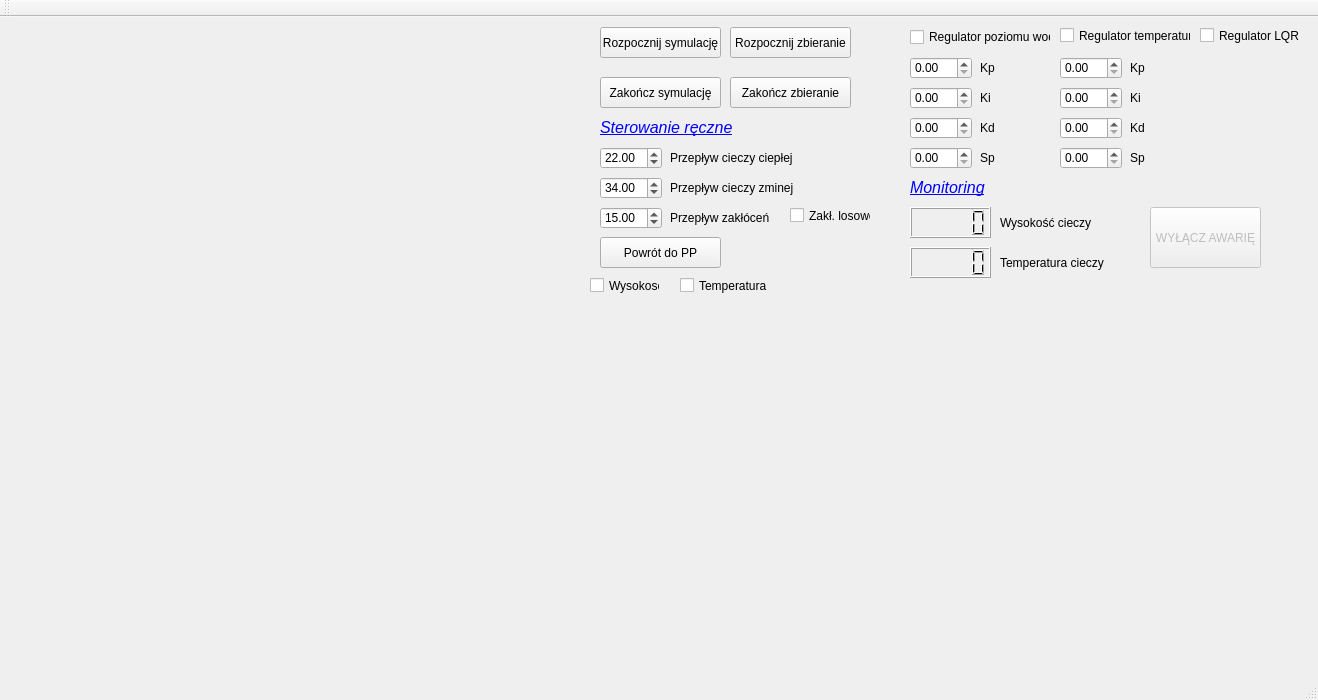
<?xml version="1.0" encoding="UTF-8"?>
<ui version="4.0">
 <class>MainWindow</class>
 <widget class="QMainWindow" name="MainWindow">
  <property name="enabled">
   <bool>true</bool>
  </property>
  <property name="geometry">
   <rect>
    <x>0</x>
    <y>0</y>
    <width>1318</width>
    <height>700</height>
   </rect>
  </property>
  <property name="windowTitle">
   <string>Symulacja przepływu w zbiorniku</string>
  </property>
  <widget class="QWidget" name="centralWidget">
   <widget class="QDoubleSpinBox" name="Fc">
    <property name="geometry">
     <rect>
      <x>600</x>
      <y>160</y>
      <width>62</width>
      <height>22</height>
     </rect>
    </property>
    <property name="maximum">
     <double>150.000000000000000</double>
    </property>
    <property name="singleStep">
     <double>0.500000000000000</double>
    </property>
    <property name="value">
     <double>34.000000000000000</double>
    </property>
   </widget>
   <widget class="QDoubleSpinBox" name="Fh">
    <property name="geometry">
     <rect>
      <x>600</x>
      <y>130</y>
      <width>62</width>
      <height>22</height>
     </rect>
    </property>
    <property name="maximum">
     <double>150.000000000000000</double>
    </property>
    <property name="singleStep">
     <double>0.500000000000000</double>
    </property>
    <property name="value">
     <double>22.000000000000000</double>
    </property>
   </widget>
   <widget class="QDoubleSpinBox" name="Fd">
    <property name="geometry">
     <rect>
      <x>600</x>
      <y>190</y>
      <width>62</width>
      <height>22</height>
     </rect>
    </property>
    <property name="maximum">
     <double>40.000000000000000</double>
    </property>
    <property name="singleStep">
     <double>0.500000000000000</double>
    </property>
    <property name="value">
     <double>15.000000000000000</double>
    </property>
   </widget>
   <widget class="QPushButton" name="pp">
    <property name="geometry">
     <rect>
      <x>600</x>
      <y>220</y>
      <width>121</width>
      <height>31</height>
     </rect>
    </property>
    <property name="text">
     <string>Powrót do PP</string>
    </property>
   </widget>
   <widget class="QLCDNumber" name="wysokosc">
    <property name="geometry">
     <rect>
      <x>910</x>
      <y>190</y>
      <width>81</width>
      <height>31</height>
     </rect>
    </property>
   </widget>
   <widget class="QLCDNumber" name="temperatura">
    <property name="geometry">
     <rect>
      <x>910</x>
      <y>230</y>
      <width>81</width>
      <height>31</height>
     </rect>
    </property>
   </widget>
   <widget class="QLabel" name="label">
    <property name="geometry">
     <rect>
      <x>670</x>
      <y>130</y>
      <width>131</width>
      <height>21</height>
     </rect>
    </property>
    <property name="text">
     <string>Przepływ cieczy ciepłej</string>
    </property>
   </widget>
   <widget class="QLabel" name="label_2">
    <property name="geometry">
     <rect>
      <x>670</x>
      <y>160</y>
      <width>131</width>
      <height>21</height>
     </rect>
    </property>
    <property name="text">
     <string>Przepływ cieczy zminej</string>
    </property>
   </widget>
   <widget class="QLabel" name="label_3">
    <property name="geometry">
     <rect>
      <x>670</x>
      <y>190</y>
      <width>131</width>
      <height>21</height>
     </rect>
    </property>
    <property name="text">
     <string>Przepływ zakłóceń</string>
    </property>
   </widget>
   <widget class="QLabel" name="label_4">
    <property name="geometry">
     <rect>
      <x>1000</x>
      <y>190</y>
      <width>131</width>
      <height>31</height>
     </rect>
    </property>
    <property name="text">
     <string>Wysokość cieczy </string>
    </property>
   </widget>
   <widget class="QLabel" name="label_5">
    <property name="geometry">
     <rect>
      <x>1000</x>
      <y>230</y>
      <width>131</width>
      <height>31</height>
     </rect>
    </property>
    <property name="text">
     <string>Temperatura cieczy</string>
    </property>
   </widget>
   <widget class="QDoubleSpinBox" name="kp">
    <property name="geometry">
     <rect>
      <x>910</x>
      <y>40</y>
      <width>62</width>
      <height>22</height>
     </rect>
    </property>
    <property name="maximum">
     <double>300.000000000000000</double>
    </property>
    <property name="singleStep">
     <double>0.500000000000000</double>
    </property>
   </widget>
   <widget class="QDoubleSpinBox" name="ki">
    <property name="geometry">
     <rect>
      <x>910</x>
      <y>70</y>
      <width>62</width>
      <height>22</height>
     </rect>
    </property>
    <property name="singleStep">
     <double>0.500000000000000</double>
    </property>
   </widget>
   <widget class="QDoubleSpinBox" name="kd">
    <property name="geometry">
     <rect>
      <x>910</x>
      <y>100</y>
      <width>62</width>
      <height>22</height>
     </rect>
    </property>
    <property name="singleStep">
     <double>0.500000000000000</double>
    </property>
   </widget>
   <widget class="QDoubleSpinBox" name="sp">
    <property name="geometry">
     <rect>
      <x>910</x>
      <y>130</y>
      <width>62</width>
      <height>22</height>
     </rect>
    </property>
    <property name="maximum">
     <double>30.000000000000000</double>
    </property>
    <property name="singleStep">
     <double>0.500000000000000</double>
    </property>
   </widget>
   <widget class="QLabel" name="label_6">
    <property name="geometry">
     <rect>
      <x>980</x>
      <y>70</y>
      <width>16</width>
      <height>21</height>
     </rect>
    </property>
    <property name="text">
     <string>Ki</string>
    </property>
   </widget>
   <widget class="QLabel" name="label_7">
    <property name="geometry">
     <rect>
      <x>980</x>
      <y>100</y>
      <width>16</width>
      <height>21</height>
     </rect>
    </property>
    <property name="text">
     <string>Kd</string>
    </property>
   </widget>
   <widget class="QLabel" name="label_8">
    <property name="geometry">
     <rect>
      <x>980</x>
      <y>40</y>
      <width>16</width>
      <height>21</height>
     </rect>
    </property>
    <property name="text">
     <string>Kp</string>
    </property>
   </widget>
   <widget class="QLabel" name="label_9">
    <property name="geometry">
     <rect>
      <x>980</x>
      <y>130</y>
      <width>16</width>
      <height>21</height>
     </rect>
    </property>
    <property name="text">
     <string>Sp</string>
    </property>
   </widget>
   <widget class="QCheckBox" name="checkBox">
    <property name="geometry">
     <rect>
      <x>910</x>
      <y>10</y>
      <width>141</width>
      <height>20</height>
     </rect>
    </property>
    <property name="text">
     <string>Regulator poziomu wody</string>
    </property>
   </widget>
   <widget class="QDoubleSpinBox" name="kpT">
    <property name="geometry">
     <rect>
      <x>1060</x>
      <y>40</y>
      <width>62</width>
      <height>22</height>
     </rect>
    </property>
    <property name="singleStep">
     <double>0.500000000000000</double>
    </property>
   </widget>
   <widget class="QDoubleSpinBox" name="kiT">
    <property name="geometry">
     <rect>
      <x>1060</x>
      <y>70</y>
      <width>62</width>
      <height>22</height>
     </rect>
    </property>
    <property name="singleStep">
     <double>0.500000000000000</double>
    </property>
   </widget>
   <widget class="QDoubleSpinBox" name="kdT">
    <property name="geometry">
     <rect>
      <x>1060</x>
      <y>100</y>
      <width>62</width>
      <height>22</height>
     </rect>
    </property>
    <property name="singleStep">
     <double>0.500000000000000</double>
    </property>
   </widget>
   <widget class="QDoubleSpinBox" name="spT">
    <property name="geometry">
     <rect>
      <x>1060</x>
      <y>130</y>
      <width>62</width>
      <height>22</height>
     </rect>
    </property>
    <property name="maximum">
     <double>70.000000000000000</double>
    </property>
    <property name="singleStep">
     <double>0.500000000000000</double>
    </property>
   </widget>
   <widget class="QLabel" name="label_10">
    <property name="geometry">
     <rect>
      <x>1130</x>
      <y>70</y>
      <width>16</width>
      <height>21</height>
     </rect>
    </property>
    <property name="text">
     <string>Ki</string>
    </property>
   </widget>
   <widget class="QLabel" name="label_11">
    <property name="geometry">
     <rect>
      <x>1130</x>
      <y>40</y>
      <width>16</width>
      <height>21</height>
     </rect>
    </property>
    <property name="text">
     <string>Kp</string>
    </property>
   </widget>
   <widget class="QLabel" name="label_12">
    <property name="geometry">
     <rect>
      <x>1130</x>
      <y>130</y>
      <width>16</width>
      <height>21</height>
     </rect>
    </property>
    <property name="text">
     <string>Sp</string>
    </property>
   </widget>
   <widget class="QLabel" name="label_13">
    <property name="geometry">
     <rect>
      <x>1130</x>
      <y>100</y>
      <width>16</width>
      <height>21</height>
     </rect>
    </property>
    <property name="text">
     <string>Kd</string>
    </property>
   </widget>
   <widget class="QCheckBox" name="checkBox_2">
    <property name="geometry">
     <rect>
      <x>1060</x>
      <y>10</y>
      <width>131</width>
      <height>17</height>
     </rect>
    </property>
    <property name="text">
     <string>Regulator temperatury</string>
    </property>
   </widget>
   <widget class="QPushButton" name="start">
    <property name="geometry">
     <rect>
      <x>600</x>
      <y>10</y>
      <width>121</width>
      <height>31</height>
     </rect>
    </property>
    <property name="text">
     <string>Rozpocznij symulację</string>
    </property>
   </widget>
   <widget class="QPushButton" name="zbieranieD">
    <property name="geometry">
     <rect>
      <x>730</x>
      <y>10</y>
      <width>121</width>
      <height>31</height>
     </rect>
    </property>
    <property name="text">
     <string>Rozpocznij zbieranie</string>
    </property>
   </widget>
   <widget class="QPushButton" name="zbieranieD_K">
    <property name="geometry">
     <rect>
      <x>730</x>
      <y>60</y>
      <width>121</width>
      <height>31</height>
     </rect>
    </property>
    <property name="text">
     <string>Zakończ zbieranie</string>
    </property>
   </widget>
   <widget class="QCheckBox" name="zlos">
    <property name="geometry">
     <rect>
      <x>790</x>
      <y>190</y>
      <width>81</width>
      <height>17</height>
     </rect>
    </property>
    <property name="text">
     <string>Zakł. losowe</string>
    </property>
   </widget>
   <widget class="QCheckBox" name="checkBox_3">
    <property name="geometry">
     <rect>
      <x>1200</x>
      <y>10</y>
      <width>131</width>
      <height>17</height>
     </rect>
    </property>
    <property name="text">
     <string>Regulator LQR</string>
    </property>
   </widget>
   <widget class="QPushButton" name="awaria">
    <property name="enabled">
     <bool>false</bool>
    </property>
    <property name="geometry">
     <rect>
      <x>1150</x>
      <y>190</y>
      <width>111</width>
      <height>61</height>
     </rect>
    </property>
    <property name="text">
     <string>WYŁĄCZ AWARIĘ</string>
    </property>
   </widget>
   <widget class="QLabel" name="label_14">
    <property name="geometry">
     <rect>
      <x>600</x>
      <y>100</y>
      <width>241</width>
      <height>21</height>
     </rect>
    </property>
    <property name="text">
     <string>&lt;html&gt;&lt;head/&gt;&lt;body&gt;&lt;p&gt;&lt;span style=&quot; font-size:12pt; font-style:italic; text-decoration: underline; color:#0000ff;&quot;&gt;Sterowanie ręczne&lt;/span&gt;&lt;/p&gt;&lt;/body&gt;&lt;/html&gt;</string>
    </property>
   </widget>
   <widget class="QLabel" name="label_15">
    <property name="geometry">
     <rect>
      <x>910</x>
      <y>160</y>
      <width>241</width>
      <height>21</height>
     </rect>
    </property>
    <property name="text">
     <string>&lt;html&gt;&lt;head/&gt;&lt;body&gt;&lt;p&gt;&lt;span style=&quot; font-size:12pt; font-style:italic; text-decoration: underline; color:#0000ff;&quot;&gt;Monitoring&lt;/span&gt;&lt;/p&gt;&lt;/body&gt;&lt;/html&gt;</string>
    </property>
   </widget>
   <widget class="QCheckBox" name="wys">
    <property name="geometry">
     <rect>
      <x>590</x>
      <y>260</y>
      <width>70</width>
      <height>17</height>
     </rect>
    </property>
    <property name="text">
     <string>Wysokosc</string>
    </property>
    <property name="checked">
     <bool>false</bool>
    </property>
   </widget>
   <widget class="QCheckBox" name="tem">
    <property name="geometry">
     <rect>
      <x>680</x>
      <y>260</y>
      <width>91</width>
      <height>17</height>
     </rect>
    </property>
    <property name="text">
     <string>Temperatura</string>
    </property>
   </widget>
   <widget class="QPushButton" name="stop">
    <property name="geometry">
     <rect>
      <x>600</x>
      <y>60</y>
      <width>121</width>
      <height>31</height>
     </rect>
    </property>
    <property name="text">
     <string>Zakończ symulację</string>
    </property>
   </widget>
  </widget>
  <widget class="QMenuBar" name="menuBar">
   <property name="geometry">
    <rect>
     <x>0</x>
     <y>0</y>
     <width>1318</width>
     <height>21</height>
    </rect>
   </property>
  </widget>
  <widget class="QToolBar" name="mainToolBar">
   <attribute name="toolBarArea">
    <enum>TopToolBarArea</enum>
   </attribute>
   <attribute name="toolBarBreak">
    <bool>false</bool>
   </attribute>
  </widget>
  <widget class="QStatusBar" name="statusBar"/>
 </widget>
 <layoutdefault spacing="6" margin="11"/>
 <resources/>
 <connections/>
</ui>
